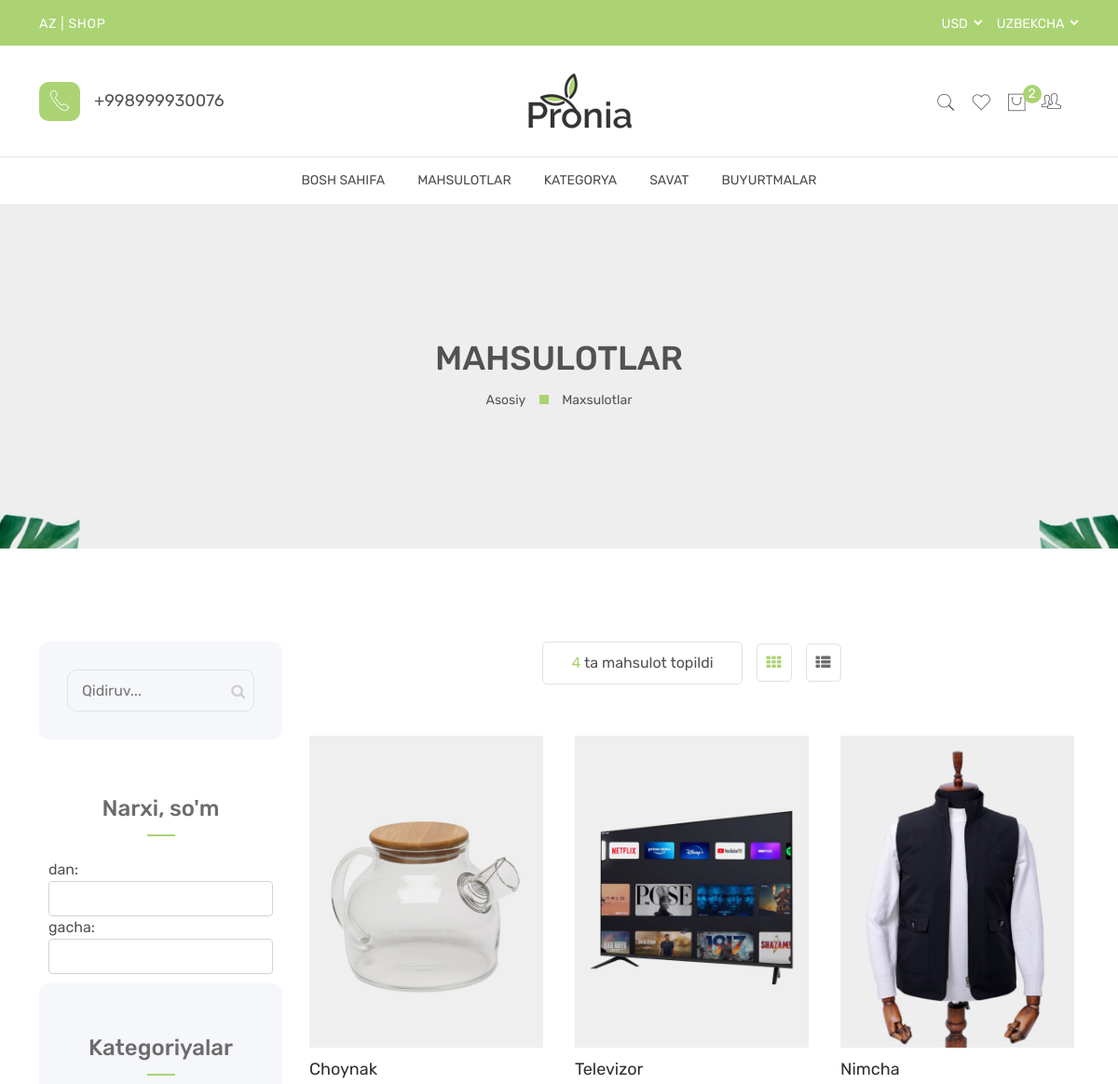
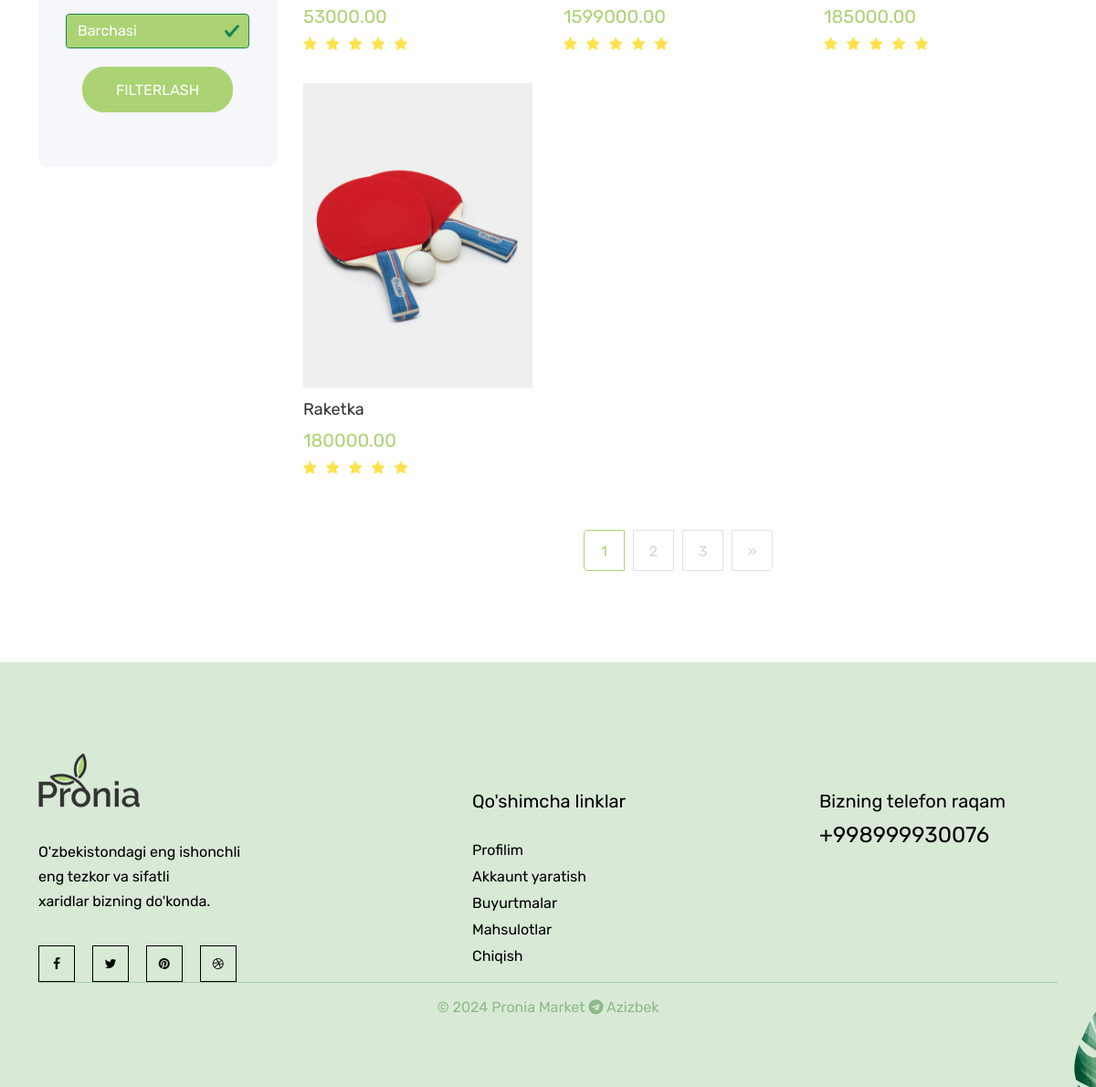
/product_list/ (signed in), run on the app's committed database (2 pictures, top to bottom).
### main/models.py (models this page shows, shortened)
class CodeGenerate(models.Model):
    code = models.CharField(max_length=255, blank=True, unique=True)
    class Meta:
        abstract = True

class Product(CodeGenerate):
    category = models.ForeignKey(Category, on_delete=models.CASCADE)
    name = models.CharField(max_length=255)
    body = models.TextField()
    price = models.DecimalField(decimal_places=2, max_digits=10)  # +
    discount_price = models.DecimalField(decimal_places=2, max_digits=10,
                                         blank=True, null=True)  # +
    banner_img = models.ImageField(upload_to='banner-img')
    quantity = models.IntegerField()
    delivery = models.BooleanField(default=False)  # +

### main/front/views.py (the view)
# urls.py: path('product_list/', views.product_list, name='product_list'),
@login_required(login_url='auth:sign-in')
def product_list(request):
    categorys = models.Category.objects.all()
    cart = models.Cart.objects.get_or_create(user=request.user, status=1)
    wishlist = models.WishList.objects.filter(user=request.user)
    category_code = request.GET.get('category_id')
    if category_code:
        filters = {}
        for key, value in request.GET.items():
            print(key, value)
            if value and not value == '0':
                if key == 'min_price':
                    key = 'price__gte'
                elif key == 'max_price':
                    key = 'price__lte'
                elif key == 'name':
                    key = 'name__icontains'
                filters[key] = value
        products = models.Product.objects.filter(**filters)
    else:
        products = models.Product.objects.all()
    code = [item.product.code for item in wishlist]
    for product in products:
        value = product.code in code
        setattr(product, 'is_wishlisted', value)
    context = {
        'categorys': categorys,
        'products': products,
        'cart': cart,
        'wishlist': wishlist,
    }
    return render(request, 'front/products.html', context)

### templates/front/products.html (shortened to what this page needs)
{% extends 'front/base.html' %}
{% block content  %}
{% load static %}
        <main class="main-content">
            <div class="breadcrumb-area breadcrumb-height" data-bg-image="{% static 'front/assets/images/breadcrumb/bg/1-1-1919x388.jpg' %}">
                <div class="container h-100">
                    <div class="row h-100">
                        <div class="col-lg-12">
                            <div class="breadcrumb-item">
                                <h2 class="breadcrumb-heading">Mahsulotlar</h2>
                                <ul>
                                    <li>
                                        <a href="{% url 'front:index' %}">Asosiy</a>
                                    </li>
                                    <li>Maxsulotlar</li>
                                </ul>
                            </div>
                        </div>
                    </div>
                </div>
            </div>
            <div class="shop-area section-space-y-axis-100">
                <div class="container">
                    <div class="row">
                        <div class="col-xl-3 col-lg-4 order-2 order-lg-1 pt-5 pt-lg-0">
                            <form>
                                <div class="sidebar-area">
                                <div class="widgets-searchbox" style="margin: 0;">
                                    <div id="widgets-searchbox">
                                        <input class="input-field" type="text" name="name" placeholder="Qidiruv...">
                                        <button class="widgets-searchbox-btn" type="submit">
                                            <i class="fa fa-search"></i>
                                        </button>
                                    </div>
                                </div>
                                <div class="widgets-item widgets-filter" style="margin: 10px;">
                                    <h2 class="widgets-title mb-4">Narxi, so'm</h2>
                                    <label for="min_price">dan:</label>
                                    <input type="number" name="min_price"  id="min_price" class="form-control">
                                    <label for="max_price">gacha:</label>
                                    <input type="number" name="max_price" id="max_price" class="form-control" placeholder="">
                                </div>
                                <div class="widgets-area">
                                    <div class="widgets-item pt-0">
                                        <h2 class="widgets-title mb-4">Kategoriyalar</h2>
                                        <ul class="widgets-category">
                                            <select name="category_id" class="form-control is-valid text-white" style="background-color: #ABD373;">
                                                <option value="0">Barchasi</option>
                                            </select>
                                        </ul>
                                    </div>
                                    <div class="button-wrap d-flex justify-content-center" style="margin-top: 20px;">
                                        <button type="submit" class="btn btn-custom-size lg-size btn-pronia-primary">Filterlash</button>
                                    </div>
                                </div>
                                </div>
                            </form>
                        </div>
                        <div class="col-xl-9 col-lg-8 order-1 order-lg-2">
                            <div class="product-topbar">
                                <ul>
                                    <li class="page-count">
                                        <span>{{products|length}}</span> ta mahsulot topildi
                                    </li>
                                    <li class="product-view-wrap">
                                        <ul class="nav" role="tablist">
                                            <li class="grid-view" role="presentation">
                                                <a class="active" id="grid-view-tab" data-bs-toggle="tab" href="#grid-view" role="tab" aria-selected="true">
                                                    <i class="fa fa-th"></i>
                                                </a>
                                            </li>
                                            <li class="list-view" role="presentation">
                                                <a id="list-view-tab" data-bs-toggle="tab" href="#list-view" role="tab" aria-selected="true">
                                                    <i class="fa fa-th-list"></i>
                                                </a>
                                            </li>
                                        </ul>
                                    </li>
                                </ul>
                            </div>
                            <div class="tab-content">
                                <div class="tab-pane fade show active" id="grid-view" role="tabpanel" aria-labelledby="grid-view-tab">
                                    <div class="product-grid-view row g-y-20">
                                        {% for product in products %}
                                        <div class="col-lg-4 col-md-4 col-sm-6">
                                            <div class="product-item">
                                                <div class="product-img">
                                                    <a href="{% url 'front:product_detail' product.code %}">
                                                        <img class="primary-img" src="{{product.banner_img.url}}" alt="Product Images">
                                                    </a>
                                                </div>
                                                <div class="product-content">
                                                    <a class="product-name" href="{% url 'front:product_detail' product.code %}">{{product.name}}</a>
                                                    <div class="price-box pb-1">
                                                        <span class="new-price">{{product.price}}</span>
                                                    </div>
                                                    <div class="rating-box">
                                                        <ul>
                                                            <li><i class="fa fa-star"></i></li>
                                                            <li><i class="fa fa-star"></i></li>
                                                            <li><i class="fa fa-star"></i></li>
                                                            <li><i class="fa fa-star"></i></li>
                                                            <li><i class="fa fa-star"></i></li>
                                                        </ul>
                                                    </div>
                                                </div>
                                            </div>
                                        </div>
                                        {% endfor %}
                                    </div>
                                </div>
                            </div>
                            <div class="pagination-area">
                                <nav aria-label="Page navigation example">
                                    <ul class="pagination justify-content-center">
                                        <li class="page-item active"><a class="page-link" href="#">1</a></li>
                                        <li class="page-item"><a class="page-link" href="#">2</a></li>
                                        <li class="page-item"><a class="page-link" href="#">3</a></li>
                                        <li class="page-item">
                                            <a class="page-link" href="#" aria-label="Next">&raquo;</a>
                                        </li>
                                    </ul>
                                </nav>
                            </div>
                        </div>
                    </div>
                </div>
            </div>
        </main>
{%  endblock %}

### data on the page
Product: banner_img (picture), name "Choynak", price "53000.00"
Product: banner_img (picture), name "Televizor", price "1599000.00"
Product: banner_img (picture), name "Nimcha", price "185000.00"
Product: banner_img (picture), name "Raketka", price "180000.00"

### other printed values
{{ cart | length }} "2"
{{ products|length }} "4"
